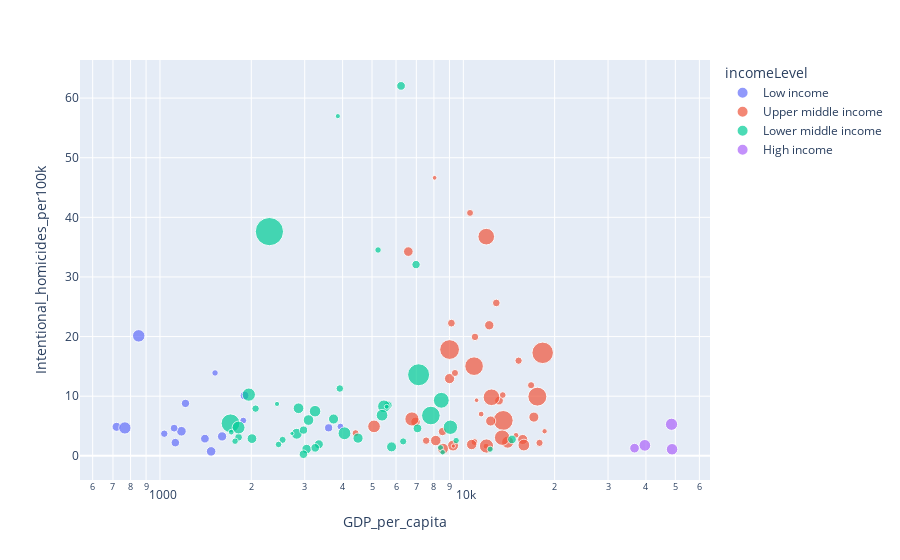

The cell this chart's notebook holds for it:
### Code cell
fig = px.scatter(mean_values_country_df, 
                 x='GDP_per_capita',
                 y='Intentional_homicides_per100k',
                 size='Suicide_mortality_rate_per100k',
                 color='incomeLevel',
                 log_x=True,
                 hover_name='country')
fig.show()

### Figure 1 — Plotly figure (JSON) as saved in the notebook; plotly's stock layout.template omitted (floating-point values rounded to 4 significant figures)
{"data": [{"hovertemplate": "<b>%{hovertext}</b><br><br>incomeLevel=Low income<br>GDP_per_capita=%{x}<br>Intentional_homicides_per100k=%{y}<br>Suicide_mortality_rate_per100k=%{marker.size}<extra></extra>", "hovertext": ["Afghanistan", "Burkina Faso", "Burundi", "Central African Republic", "Ethiopia", "Guinea-Bissau", "Liberia", "Malawi", "Mozambique", "Niger", "Rwanda", "Sierra Leone", "South Sudan", "Sudan", "Uganda", "Yemen, Rep."], "legendgroup": "Low income", "marker": {"color": "#636efa", "size": [4.125, 8.006, 7.133, 13.7, 6.1, 7.56, 4.9, 8.138, 13.22, 5.45, 6.725, 6.39, 3.7, 4.1, 6.78, 5.842], "sizemode": "area", "sizeref": 0.175, "symbol": "circle"}, "mode": "markers", "name": "Low income", "orientation": "v", "showlegend": true, "type": "scatter", "x": [1882.0, 1474.0, 719.2, 851.1, 1214.0, 1602.0, 1033.0, 1177.0, 766.3, 1113.0, 1407.0, 1124.0, 1519.0, 3935.0, 1900.0, 3598.0], "xaxis": "x", "y": [5.913, 0.7455, 4.861, 20.12, 8.792, 3.251, 3.707, 4.119, 4.674, 4.642, 2.877, 2.211, 13.9, 4.909, 10.11, 4.694], "yaxis": "y"}, {"hovertemplate": "<b>%{hovertext}</b><br><br>incomeLevel=Upper middle income<br>GDP_per_capita=%{x}<br>Intentional_homicides_per100k=%{y}<br>Suicide_mortality_rate_per100k=%{marker.size}<extra></extra>", "hovertext": ["Albania", "Argentina", "Armenia", "Azerbaijan", "Belarus", "Bosnia and Herzegovina", "Botswana", "Brazil", "Bulgaria", "China", "Colombia", "Costa Rica", "Dominican Republic", "Ecuador", "Fiji", "Georgia", "Grenada", "Guatemala", "Guyana", "Iraq", "Jamaica", "Jordan", "Kazakhstan", "Lebanon", "Malaysia", "Maldives", "Mauritius", "Mexico", "Moldova", "Montenegro", "North Macedonia", "Panama", "Paraguay", "Peru", "Romania", "Russian Federation", "Serbia", "South Africa", "St. Lucia", "St. Vincent and the Grenadines", "Suriname", "Thailand", "Tonga", "Turkey", "Turkmenistan"], "legendgroup": "Upper middle income", "marker": {"color": "#EF553B", "size": [5.958, 8.906, 4.884, 4.153, 34.72, 10.44, 30.34, 5.174, 12.82, 10.64, 4.216, 6.674, 4.917, 9.111, 9.633, 7.836, 1.9, 8.121, 34.27, 3.933, 1.979, 1.608, 31.46, 2.882, 4.557, 3.02, 8.888, 4.653, 17.57, 20.95, 9.421, 4.489, 4.442, 2.929, 12.09, 40.49, 17.76, 24.29, 7.653, 5.314, 24.24, 8.989, 4.215, 2.493, 14.13], "sizemode": "area", "sizeref": 0.175, "symbol": "circle"}, "mode": "markers", "name": "Upper middle income", "orientation": "v", "showlegend": true, "type": "scatter", "x": [8536.0, 17080.0, 7542.0, 10880.0, 13540.0, 9250.0, 10850.0, 12850.0, 14000.0, 8569.0, 10520.0, 13110.0, 10920.0, 9009.0, 8114.0, 6956.0, 11060.0, 6588.0, 9010.0, 13490.0, 8042.0, 9269.0, 17540.0, 14920.0, 17830.0, 11880.0, 15700.0, 15210.0, 6769.0, 13430.0, 10650.0, 16730.0, 9385.0, 11450.0, 15830.0, 18260.0, 11920.0, 11900.0, 12180.0, 9135.0, 12380.0, 12310.0, 4414.0, 18530.0, 5078.0], "xaxis": "x", "y": [4.067, 6.491, 2.54, 2.316, 5.928, 1.724, 15.04, 25.64, 2.293, 1.189, 40.74, 9.258, 19.95, 12.96, 2.559, 5.694, 9.325, 34.26, 17.83, 10.19, 46.63, 1.64, 9.925, 3.44, 2.169, 1.62, 2.739, 15.96, 6.18, 3.046, 1.893, 11.84, 13.89, 7.002, 1.802, 17.27, 1.643, 36.76, 21.9, 22.26, 9.822, 5.834, 3.802, 4.119, 4.939], "yaxis": "y"}, {"hovertemplate": "<b>%{hovertext}</b><br><br>incomeLevel=Lower middle income<br>GDP_per_capita=%{x}<br>Intentional_homicides_per100k=%{y}<br>Suicide_mortality_rate_per100k=%{marker.size}<extra></extra>", "hovertext": ["Algeria", "Angola", "Bangladesh", "Belize", "Benin", "Bhutan", "Bolivia", "Cabo Verde", "Cambodia", "Cameroon", "Egypt, Arab Rep.", "El Salvador", "Eswatini", "Ghana", "Haiti", "Honduras", "India", "Indonesia", "Iran, Islamic Rep.", "Kenya", "Kiribati", "Kyrgyz Republic", "Lesotho", "Mongolia", "Morocco", "Myanmar", "Nepal", "Nicaragua", "Nigeria", "Pakistan", "Papua New Guinea", "Philippines", "Samoa", "Sao Tome and Principe", "Senegal", "Solomon Islands", "Sri Lanka", "Tajikistan", "Tanzania", "Timor-Leste", "Tunisia", "Ukraine", "Uzbekistan", "Vietnam", "Zambia", "Zimbabwe"], "legendgroup": "Lower middle income", "marker": {"color": "#00cc96", "size": [3.315, 6.75, 4.426, 6.122, 8, 4.494, 6.133, 13.96, 5.35, 10.39, 3.17, 6.689, 42.34, 7.129, 10.07, 2.374, 14.49, 2.708, 6.6, 5.873, 30.89, 11.64, 70.01, 22.01, 8.784, 3.788, 8.294, 4.976, 3.7, 8.968, 2.39, 2.095, 11.97, 1.517, 6.4, 14.58, 18.2, 3.7, 4.811, 2.925, 3.575, 30.43, 9.115, 6.545, 9.933, 15.4], "sizemode": "area", "sizeref": 0.175, "symbol": "circle"}, "mode": "markers", "name": "Lower middle income", "orientation": "v", "showlegend": true, "type": "scatter", "x": [12260.0, 7062.0, 2536.0, 6985.0, 3045.0, 6334.0, 5643.0, 5474.0, 1816.0, 2823.0, 8410.0, 6233.0, 7122.0, 3341.0, 2862.0, 3857.0, 4057.0, 8546.0, 14470.0, 2974.0, 1708.0, 3245.0, 2295.0, 8461.0, 5801.0, 2460.0, 2010.0, 3917.0, 5235.0, 3735.0, 2431.0, 5591.0, 5396.0, 2723.0, 2971.0, 1816.0, 9066.0, 1768.0, 2067.0, 1718.0, 9471.0, 7816.0, 4497.0, 3249.0, 3088.0, 1963.0], "xaxis": "x", "y": [1.11, 4.601, 2.675, 32.07, 1.127, 2.415, 8.478, 8.307, 3.111, 3.699, 1.367, 62.05, 13.59, 1.933, 7.979, 56.98, 3.777, 0.5946, 2.754, 4.315, 5.458, 7.484, 37.61, 9.313, 1.501, 1.907, 2.882, 11.29, 34.52, 6.17, 8.699, 8.235, 6.807, 3.747, 0.2675, 4.747, 4.792, 2.451, 7.913, 3.969, 2.559, 6.758, 2.964, 1.337, 5.999, 10.26], "yaxis": "y"}, {"hovertemplate": "<b>%{hovertext}</b><br><br>incomeLevel=High income<br>GDP_per_capita=%{x}<br>Intentional_homicides_per100k=%{y}<br>Suicide_mortality_rate_per100k=%{marker.size}<extra></extra>", "hovertext": ["Canada", "Ireland", "United Kingdom", "United States"], "legendgroup": "High income", "marker": {"color": "#ab63fa", "size": [12.02, 11.63, 8.211, 13.07], "sizemode": "area", "sizeref": 0.175, "symbol": "circle"}, "mode": "markers", "name": "High income", "orientation": "v", "showlegend": true, "type": "scatter", "x": [39670.0, 48760.0, 36680.0, 48570.0], "xaxis": "x", "y": [1.754, 1.098, 1.281, 5.29], "yaxis": "y"}], "layout": {"legend": {"itemsizing": "constant", "title": {"text": "incomeLevel"}, "tracegroupgap": 0}, "margin": {"t": 60}, "xaxis": {"anchor": "y", "domain": [0, 1], "title": {"text": "GDP_per_capita"}, "type": "log"}, "yaxis": {"anchor": "x", "domain": [0, 1], "title": {"text": "Intentional_homicides_per100k"}}}}
